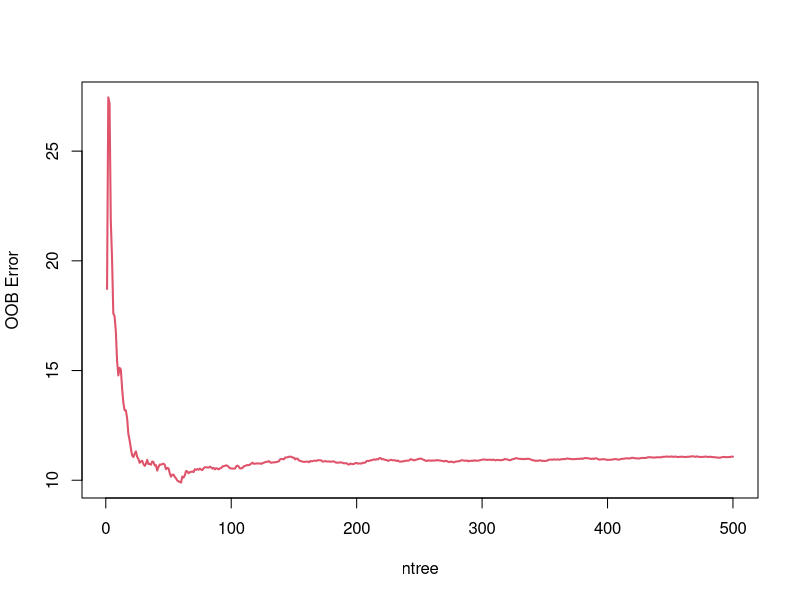
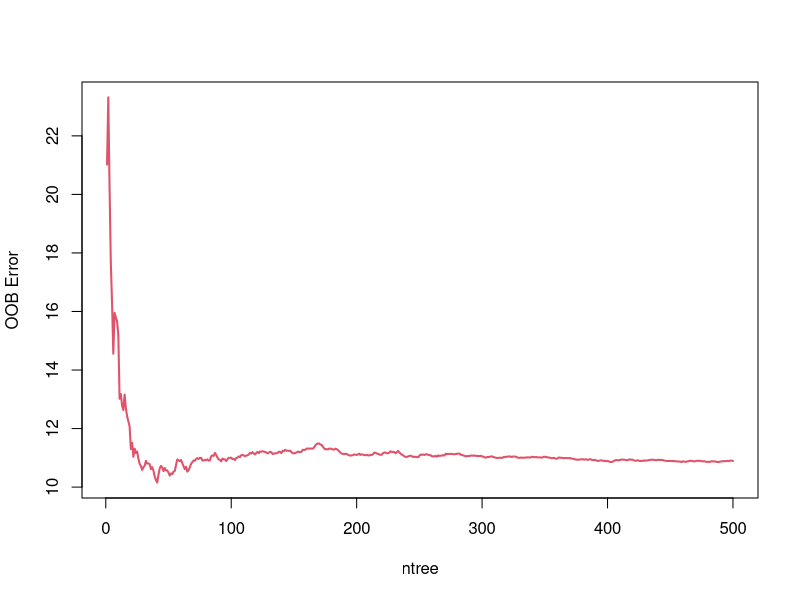
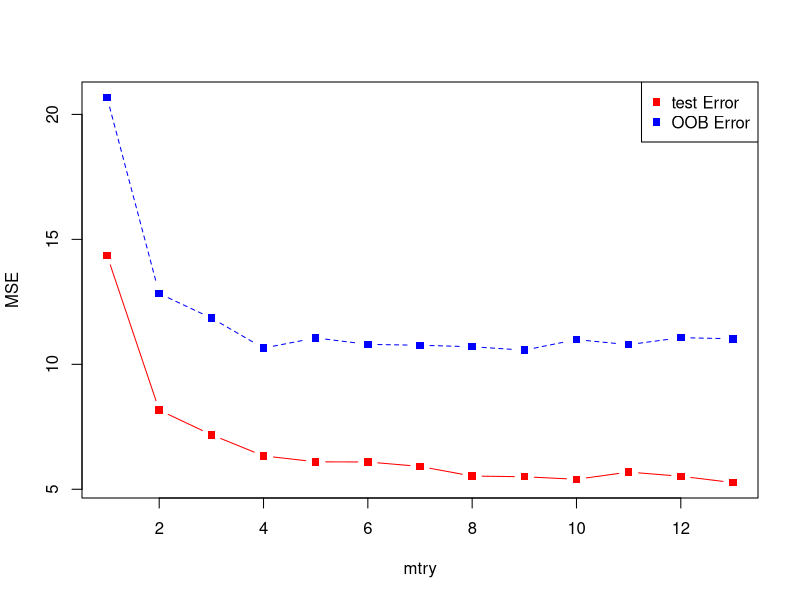
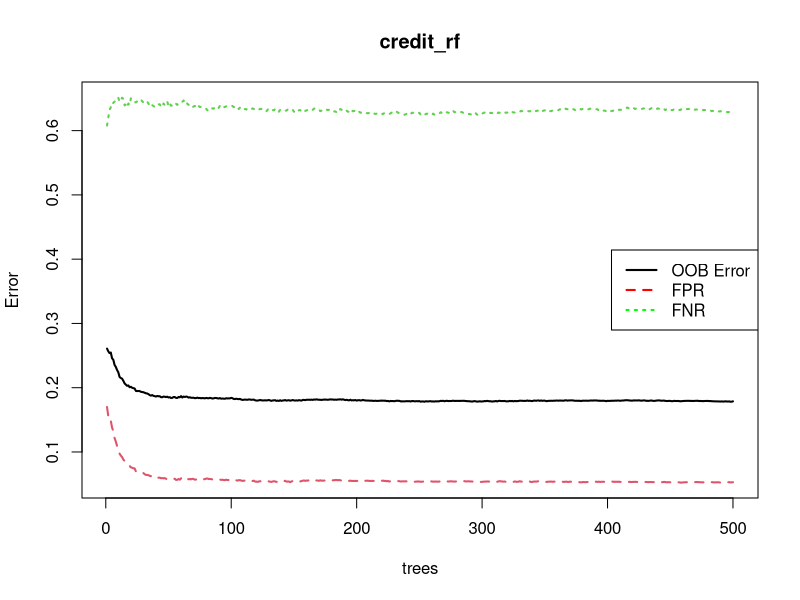
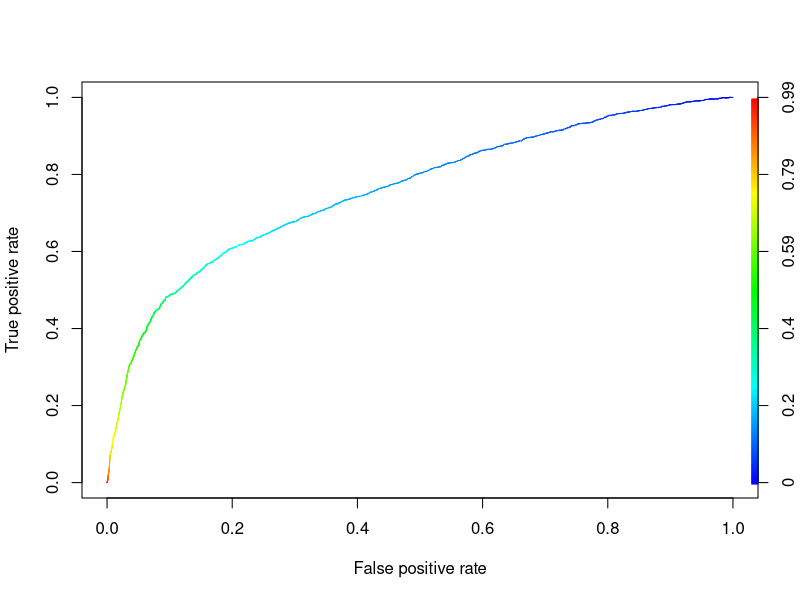

The R source for these figures, in order:
## ---- chunk 1
knitr::opts_chunk$set(echo = TRUE)
## ---- chunk 2
# load Boston data
library(MASS)
data(Boston)
index <- sample(nrow(Boston),nrow(Boston)*0.9)
boston.train <- Boston[index,]
boston.test <- Boston[-index,]

# load credit card data
credit.data <- read.csv("data/credit_default.csv", header=T)
# convert categorical variables
credit.data$SEX<- as.factor(credit.data$SEX)
credit.data$EDUCATION<- as.factor(credit.data$EDUCATION)
credit.data$MARRIAGE<- as.factor(credit.data$MARRIAGE)
# random splitting
index <- sample(nrow(credit.data),nrow(credit.data)*0.9)
credit_train = credit.data[index,]
credit_test = credit.data[-index,]
## ---- chunk 3
library(randomForest)
boston.rf<- randomForest(medv~., data = boston.train, importance=TRUE)
boston.rf
costMatrix <- matrix(c(0,10,1,0), nrow=2)
mod_rf <- randomForest(medv~., data=boston.train, 
                       importance=TRUE, ntree=500, 
                       parms = list(loss=costMatrix))

## ---- chunk 4
boston.rf$importance
mod_rf$importance
## ---- chunk 5
plot(boston.rf$mse, type='l', col=2, lwd=2, xlab = "ntree", ylab = "OOB Error")
plot(mod_rf$mse, type='l', col=2, lwd=2, xlab = "ntree", ylab = "OOB Error")
## ---- chunk 6
boston.rf.pred<- predict(boston.rf, boston.test)
mean((boston.test$medv-boston.rf.pred)^2)
## ---- chunk 7
oob.err<- rep(0, 13)
test.err<- rep(0, 13)
for(i in 1:13){
  fit<- randomForest(medv~., data = boston.train, mtry=i)
  oob.err[i]<- fit$mse[500]
  test.err[i]<- mean((boston.test$medv-predict(fit, boston.test))^2)
  cat(i, " ")
}
matplot(cbind(test.err, oob.err), pch=15, col = c("red", "blue"), type = "b", ylab = "MSE", xlab = "mtry")
legend("topright", legend = c("test Error", "OOB Error"), pch = 15, col = c("red", "blue"))
## ---- chunk 8
credit_rf <- randomForest(as.factor(default.payment.next.month)~., 
                          data = credit_train)
credit_rf
costMatrix <- matrix(c(0,100,1,0), nrow=2)
credit_asy_rf <- randomForest(as.factor(default.payment.next.month)~.,
                              data=credit_train, 
                              importance=TRUE, ntree=500, 
                              parms = list(loss=costMatrix))
credit_asy_rf
## ---- chunk 9
plot(credit_rf, lwd=rep(2, 3))
legend("right", legend = c("OOB Error", "FPR", "FNR"), lwd=rep(2, 3), lty = c(1,2,3), col = c("black", "red", "green"))
## ---- chunk 10
credit_rf_pred <- predict(credit_rf, type = "prob")[,2]
costfunc = function(obs, pred_p){
    weight1 = 5   # define the weight for "true=1 but pred=0" (FN)
    weight0 = 1    # define the weight for "true=0 but pred=1" (FP)
    pcut <- weight0/(weight0+weight1) # use the weights to decide pcut
    c1 = (obs==1)&(pred_p<pcut)    # count for "true=1 but pred=0"   (FN)
    c0 = (obs==0)&(pred_p>=pcut)   # count for "true=0 but pred=1"   (FP)
    cost = mean(weight1*c1 + weight0*c0)  # misclassification with weight
    return(cost) # you have to return to a value when you write R functions
} 
## ---- chunk 11
library(ROCR)
pred <- prediction(credit_rf_pred, credit_train$default.payment.next.month)
perf <- performance(pred, "tpr", "fpr")
plot(perf, colorize=TRUE)
#Get the AUC
unlist(slot(performance(pred, "auc"), "y.values"))
## ---- chunk 12
## out-of-sample
pcut <- 1/6
credit_rf_pred.test <- predict(credit_rf, newdata=credit_test, type = "prob")[,2]
credit_rf_class_test <- (credit_rf_pred.test>pcut)*1
table(credit_test$default.payment.next.month, credit_rf_class_test, dnn = c("True", "Pred"))
